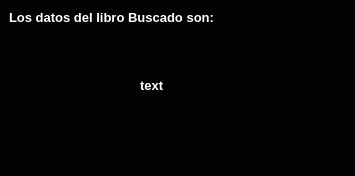
<?xml version="1.0" encoding="UTF-8"?>
<ui version="4.0">
 <class>Dialog</class>
 <widget class="QDialog" name="Dialog">
  <property name="geometry">
   <rect>
    <x>0</x>
    <y>0</y>
    <width>355</width>
    <height>176</height>
   </rect>
  </property>
  <property name="palette">
   <palette>
    <active>
     <colorrole role="WindowText">
      <brush brushstyle="SolidPattern">
       <color alpha="255">
        <red>255</red>
        <green>255</green>
        <blue>255</blue>
       </color>
      </brush>
     </colorrole>
     <colorrole role="Button">
      <brush brushstyle="SolidPattern">
       <color alpha="255">
        <red>3</red>
        <green>3</green>
        <blue>3</blue>
       </color>
      </brush>
     </colorrole>
     <colorrole role="Light">
      <brush brushstyle="SolidPattern">
       <color alpha="255">
        <red>4</red>
        <green>4</green>
        <blue>4</blue>
       </color>
      </brush>
     </colorrole>
     <colorrole role="Midlight">
      <brush brushstyle="SolidPattern">
       <color alpha="255">
        <red>3</red>
        <green>3</green>
        <blue>3</blue>
       </color>
      </brush>
     </colorrole>
     <colorrole role="Dark">
      <brush brushstyle="SolidPattern">
       <color alpha="255">
        <red>1</red>
        <green>1</green>
        <blue>1</blue>
       </color>
      </brush>
     </colorrole>
     <colorrole role="Mid">
      <brush brushstyle="SolidPattern">
       <color alpha="255">
        <red>2</red>
        <green>2</green>
        <blue>2</blue>
       </color>
      </brush>
     </colorrole>
     <colorrole role="Text">
      <brush brushstyle="SolidPattern">
       <color alpha="255">
        <red>255</red>
        <green>255</green>
        <blue>255</blue>
       </color>
      </brush>
     </colorrole>
     <colorrole role="BrightText">
      <brush brushstyle="SolidPattern">
       <color alpha="255">
        <red>255</red>
        <green>255</green>
        <blue>255</blue>
       </color>
      </brush>
     </colorrole>
     <colorrole role="ButtonText">
      <brush brushstyle="SolidPattern">
       <color alpha="255">
        <red>255</red>
        <green>255</green>
        <blue>255</blue>
       </color>
      </brush>
     </colorrole>
     <colorrole role="Base">
      <brush brushstyle="SolidPattern">
       <color alpha="255">
        <red>0</red>
        <green>0</green>
        <blue>0</blue>
       </color>
      </brush>
     </colorrole>
     <colorrole role="Window">
      <brush brushstyle="SolidPattern">
       <color alpha="255">
        <red>3</red>
        <green>3</green>
        <blue>3</blue>
       </color>
      </brush>
     </colorrole>
     <colorrole role="Shadow">
      <brush brushstyle="SolidPattern">
       <color alpha="255">
        <red>0</red>
        <green>0</green>
        <blue>0</blue>
       </color>
      </brush>
     </colorrole>
     <colorrole role="AlternateBase">
      <brush brushstyle="SolidPattern">
       <color alpha="255">
        <red>1</red>
        <green>1</green>
        <blue>1</blue>
       </color>
      </brush>
     </colorrole>
     <colorrole role="ToolTipBase">
      <brush brushstyle="SolidPattern">
       <color alpha="255">
        <red>255</red>
        <green>255</green>
        <blue>220</blue>
       </color>
      </brush>
     </colorrole>
     <colorrole role="ToolTipText">
      <brush brushstyle="SolidPattern">
       <color alpha="255">
        <red>0</red>
        <green>0</green>
        <blue>0</blue>
       </color>
      </brush>
     </colorrole>
     <colorrole role="PlaceholderText">
      <brush brushstyle="SolidPattern">
       <color alpha="128">
        <red>255</red>
        <green>255</green>
        <blue>255</blue>
       </color>
      </brush>
     </colorrole>
    </active>
    <inactive>
     <colorrole role="WindowText">
      <brush brushstyle="SolidPattern">
       <color alpha="255">
        <red>255</red>
        <green>255</green>
        <blue>255</blue>
       </color>
      </brush>
     </colorrole>
     <colorrole role="Button">
      <brush brushstyle="SolidPattern">
       <color alpha="255">
        <red>3</red>
        <green>3</green>
        <blue>3</blue>
       </color>
      </brush>
     </colorrole>
     <colorrole role="Light">
      <brush brushstyle="SolidPattern">
       <color alpha="255">
        <red>4</red>
        <green>4</green>
        <blue>4</blue>
       </color>
      </brush>
     </colorrole>
     <colorrole role="Midlight">
      <brush brushstyle="SolidPattern">
       <color alpha="255">
        <red>3</red>
        <green>3</green>
        <blue>3</blue>
       </color>
      </brush>
     </colorrole>
     <colorrole role="Dark">
      <brush brushstyle="SolidPattern">
       <color alpha="255">
        <red>1</red>
        <green>1</green>
        <blue>1</blue>
       </color>
      </brush>
     </colorrole>
     <colorrole role="Mid">
      <brush brushstyle="SolidPattern">
       <color alpha="255">
        <red>2</red>
        <green>2</green>
        <blue>2</blue>
       </color>
      </brush>
     </colorrole>
     <colorrole role="Text">
      <brush brushstyle="SolidPattern">
       <color alpha="255">
        <red>255</red>
        <green>255</green>
        <blue>255</blue>
       </color>
      </brush>
     </colorrole>
     <colorrole role="BrightText">
      <brush brushstyle="SolidPattern">
       <color alpha="255">
        <red>255</red>
        <green>255</green>
        <blue>255</blue>
       </color>
      </brush>
     </colorrole>
     <colorrole role="ButtonText">
      <brush brushstyle="SolidPattern">
       <color alpha="255">
        <red>255</red>
        <green>255</green>
        <blue>255</blue>
       </color>
      </brush>
     </colorrole>
     <colorrole role="Base">
      <brush brushstyle="SolidPattern">
       <color alpha="255">
        <red>0</red>
        <green>0</green>
        <blue>0</blue>
       </color>
      </brush>
     </colorrole>
     <colorrole role="Window">
      <brush brushstyle="SolidPattern">
       <color alpha="255">
        <red>3</red>
        <green>3</green>
        <blue>3</blue>
       </color>
      </brush>
     </colorrole>
     <colorrole role="Shadow">
      <brush brushstyle="SolidPattern">
       <color alpha="255">
        <red>0</red>
        <green>0</green>
        <blue>0</blue>
       </color>
      </brush>
     </colorrole>
     <colorrole role="AlternateBase">
      <brush brushstyle="SolidPattern">
       <color alpha="255">
        <red>1</red>
        <green>1</green>
        <blue>1</blue>
       </color>
      </brush>
     </colorrole>
     <colorrole role="ToolTipBase">
      <brush brushstyle="SolidPattern">
       <color alpha="255">
        <red>255</red>
        <green>255</green>
        <blue>220</blue>
       </color>
      </brush>
     </colorrole>
     <colorrole role="ToolTipText">
      <brush brushstyle="SolidPattern">
       <color alpha="255">
        <red>0</red>
        <green>0</green>
        <blue>0</blue>
       </color>
      </brush>
     </colorrole>
     <colorrole role="PlaceholderText">
      <brush brushstyle="SolidPattern">
       <color alpha="128">
        <red>255</red>
        <green>255</green>
        <blue>255</blue>
       </color>
      </brush>
     </colorrole>
    </inactive>
    <disabled>
     <colorrole role="WindowText">
      <brush brushstyle="SolidPattern">
       <color alpha="255">
        <red>1</red>
        <green>1</green>
        <blue>1</blue>
       </color>
      </brush>
     </colorrole>
     <colorrole role="Button">
      <brush brushstyle="SolidPattern">
       <color alpha="255">
        <red>3</red>
        <green>3</green>
        <blue>3</blue>
       </color>
      </brush>
     </colorrole>
     <colorrole role="Light">
      <brush brushstyle="SolidPattern">
       <color alpha="255">
        <red>4</red>
        <green>4</green>
        <blue>4</blue>
       </color>
      </brush>
     </colorrole>
     <colorrole role="Midlight">
      <brush brushstyle="SolidPattern">
       <color alpha="255">
        <red>3</red>
        <green>3</green>
        <blue>3</blue>
       </color>
      </brush>
     </colorrole>
     <colorrole role="Dark">
      <brush brushstyle="SolidPattern">
       <color alpha="255">
        <red>1</red>
        <green>1</green>
        <blue>1</blue>
       </color>
      </brush>
     </colorrole>
     <colorrole role="Mid">
      <brush brushstyle="SolidPattern">
       <color alpha="255">
        <red>2</red>
        <green>2</green>
        <blue>2</blue>
       </color>
      </brush>
     </colorrole>
     <colorrole role="Text">
      <brush brushstyle="SolidPattern">
       <color alpha="255">
        <red>1</red>
        <green>1</green>
        <blue>1</blue>
       </color>
      </brush>
     </colorrole>
     <colorrole role="BrightText">
      <brush brushstyle="SolidPattern">
       <color alpha="255">
        <red>255</red>
        <green>255</green>
        <blue>255</blue>
       </color>
      </brush>
     </colorrole>
     <colorrole role="ButtonText">
      <brush brushstyle="SolidPattern">
       <color alpha="255">
        <red>1</red>
        <green>1</green>
        <blue>1</blue>
       </color>
      </brush>
     </colorrole>
     <colorrole role="Base">
      <brush brushstyle="SolidPattern">
       <color alpha="255">
        <red>3</red>
        <green>3</green>
        <blue>3</blue>
       </color>
      </brush>
     </colorrole>
     <colorrole role="Window">
      <brush brushstyle="SolidPattern">
       <color alpha="255">
        <red>3</red>
        <green>3</green>
        <blue>3</blue>
       </color>
      </brush>
     </colorrole>
     <colorrole role="Shadow">
      <brush brushstyle="SolidPattern">
       <color alpha="255">
        <red>0</red>
        <green>0</green>
        <blue>0</blue>
       </color>
      </brush>
     </colorrole>
     <colorrole role="AlternateBase">
      <brush brushstyle="SolidPattern">
       <color alpha="255">
        <red>3</red>
        <green>3</green>
        <blue>3</blue>
       </color>
      </brush>
     </colorrole>
     <colorrole role="ToolTipBase">
      <brush brushstyle="SolidPattern">
       <color alpha="255">
        <red>255</red>
        <green>255</green>
        <blue>220</blue>
       </color>
      </brush>
     </colorrole>
     <colorrole role="ToolTipText">
      <brush brushstyle="SolidPattern">
       <color alpha="255">
        <red>0</red>
        <green>0</green>
        <blue>0</blue>
       </color>
      </brush>
     </colorrole>
     <colorrole role="PlaceholderText">
      <brush brushstyle="SolidPattern">
       <color alpha="128">
        <red>255</red>
        <green>255</green>
        <blue>255</blue>
       </color>
      </brush>
     </colorrole>
    </disabled>
   </palette>
  </property>
  <property name="windowTitle">
   <string>Mensaje</string>
  </property>
  <widget class="QLabel" name="label">
   <property name="geometry">
    <rect>
     <x>9</x>
     <y>9</y>
     <width>211</width>
     <height>17</height>
    </rect>
   </property>
   <property name="text">
    <string>&lt;html&gt;&lt;head/&gt;&lt;body&gt;&lt;p&gt;&lt;span style=&quot; font-size:10pt; font-weight:600; color:#fefefe;&quot;&gt;Los datos del libro Buscado son:&lt;/span&gt;&lt;/p&gt;&lt;/body&gt;&lt;/html&gt;</string>
   </property>
  </widget>
  <widget class="QLabel" name="librobuscado">
   <property name="geometry">
    <rect>
     <x>140</x>
     <y>50</y>
     <width>171</width>
     <height>71</height>
    </rect>
   </property>
   <property name="text">
    <string>&lt;html&gt;&lt;head/&gt;&lt;body&gt;&lt;p&gt;&lt;span style=&quot; font-size:10pt; font-weight:600; color:#ffffff;&quot;&gt;text&lt;/span&gt;&lt;/p&gt;&lt;/body&gt;&lt;/html&gt;</string>
   </property>
  </widget>
 </widget>
 <resources/>
 <connections/>
</ui>
